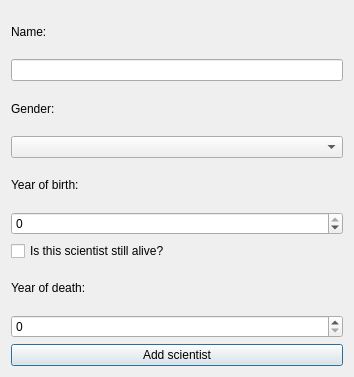
<?xml version="1.0" encoding="UTF-8"?>
<ui version="4.0">
 <class>AddCS</class>
 <widget class="QDialog" name="AddCS">
  <property name="geometry">
   <rect>
    <x>0</x>
    <y>0</y>
    <width>354</width>
    <height>377</height>
   </rect>
  </property>
  <property name="windowTitle">
   <string>Dialog</string>
  </property>
  <layout class="QVBoxLayout" name="verticalLayout">
   <item>
    <layout class="QHBoxLayout" name="input_layout_name">
     <item>
      <widget class="QLabel" name="label_cs_name">
       <property name="text">
        <string>Name:</string>
       </property>
      </widget>
     </item>
     <item>
      <widget class="QLabel" name="error_cs_name">
       <property name="text">
        <string/>
       </property>
       <property name="alignment">
        <set>Qt::AlignRight|Qt::AlignTrailing|Qt::AlignVCenter</set>
       </property>
      </widget>
     </item>
    </layout>
   </item>
   <item>
    <widget class="QLineEdit" name="input_cs_name"/>
   </item>
   <item>
    <layout class="QHBoxLayout" name="input_layout_gender">
     <item>
      <widget class="QLabel" name="label_cs_gender">
       <property name="text">
        <string>Gender:</string>
       </property>
      </widget>
     </item>
     <item>
      <widget class="QLabel" name="error_cs_gender">
       <property name="text">
        <string/>
       </property>
       <property name="alignment">
        <set>Qt::AlignRight|Qt::AlignTrailing|Qt::AlignVCenter</set>
       </property>
      </widget>
     </item>
    </layout>
   </item>
   <item>
    <widget class="QComboBox" name="input_cs_gender">
     <item>
      <property name="text">
       <string/>
      </property>
     </item>
     <item>
      <property name="text">
       <string>Female</string>
      </property>
     </item>
     <item>
      <property name="text">
       <string>Male</string>
      </property>
     </item>
    </widget>
   </item>
   <item>
    <widget class="QLabel" name="label_cs_yob">
     <property name="text">
      <string>Year of birth:</string>
     </property>
    </widget>
   </item>
   <item>
    <widget class="QSpinBox" name="input_cs_yob">
     <property name="minimum">
      <number>-1000</number>
     </property>
     <property name="maximum">
      <number>0</number>
     </property>
    </widget>
   </item>
   <item>
    <widget class="QCheckBox" name="input_cs_alive">
     <property name="text">
      <string>Is this scientist still alive?</string>
     </property>
    </widget>
   </item>
   <item>
    <layout class="QHBoxLayout" name="input_layout_yod">
     <item>
      <widget class="QLabel" name="label_cs_yod">
       <property name="text">
        <string>Year of death:</string>
       </property>
      </widget>
     </item>
     <item>
      <widget class="QLabel" name="error_cs_yod">
       <property name="text">
        <string/>
       </property>
       <property name="alignment">
        <set>Qt::AlignRight|Qt::AlignTrailing|Qt::AlignVCenter</set>
       </property>
      </widget>
     </item>
    </layout>
   </item>
   <item>
    <widget class="QSpinBox" name="input_cs_yod"/>
   </item>
   <item>
    <widget class="QPushButton" name="button_cs_add">
     <property name="text">
      <string>Add scientist</string>
     </property>
    </widget>
   </item>
  </layout>
 </widget>
 <resources/>
 <connections/>
</ui>
